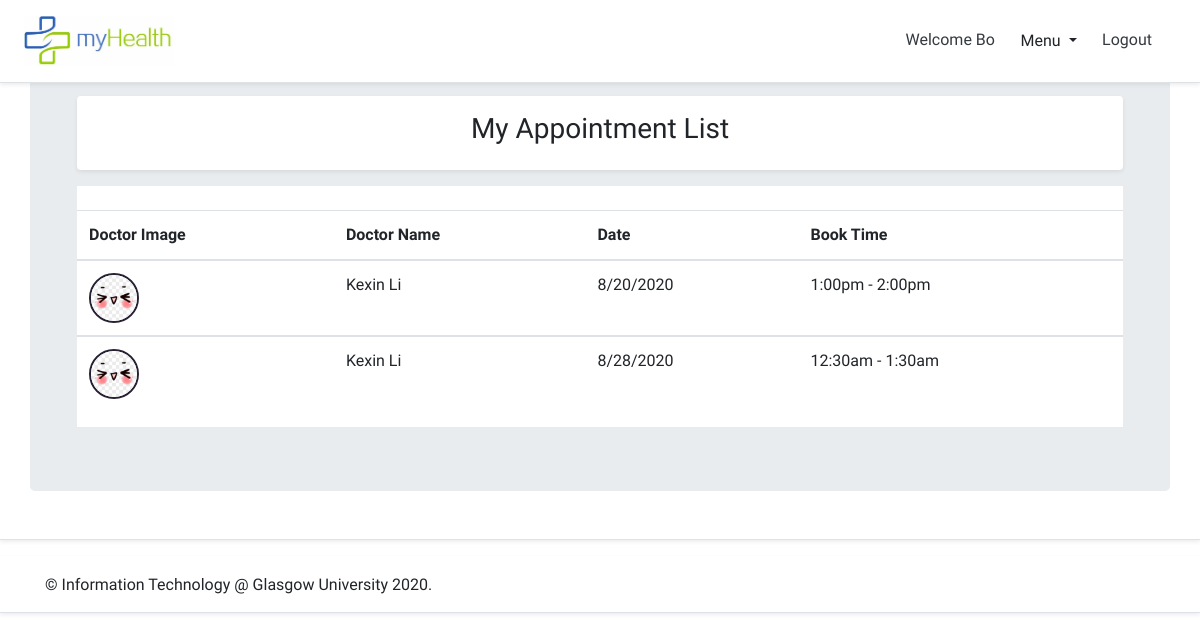
Page /myhealth/patient_appointment/ (signed in) on the earlier database version.
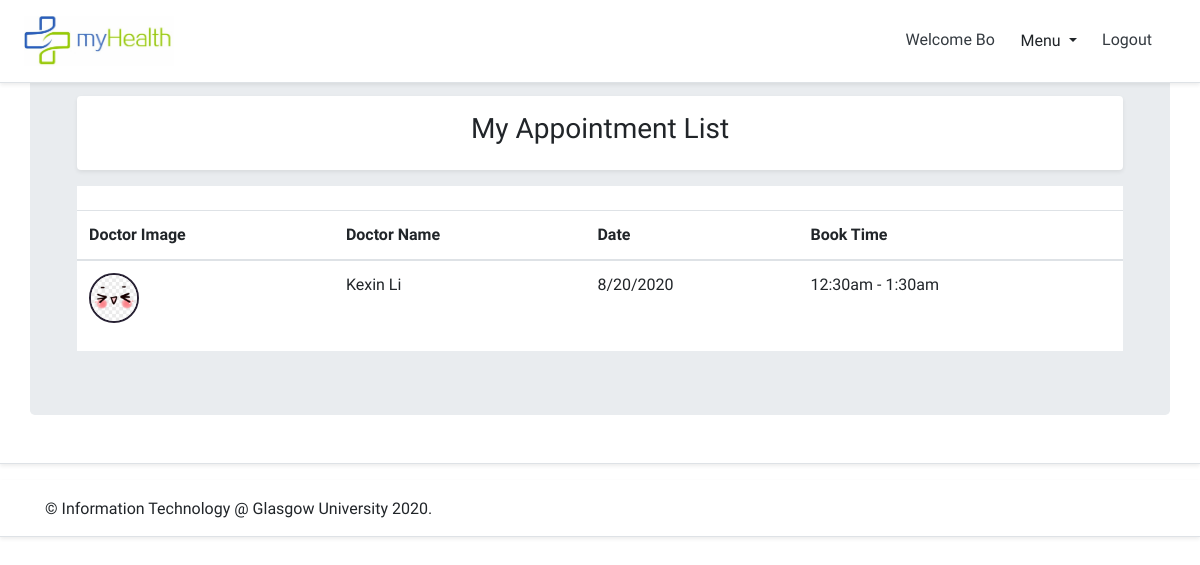
Same page on the later database version.
### myhealth/models.py (models this page shows, shortened)
class Appointment(models.Model):
    user = models.ForeignKey(get_user_model(),blank=True, null=True,on_delete=models.DO_NOTHING)
    date = models.CharField(max_length=50)
    time_start = models.CharField(max_length=50)
    time_end = models.CharField(max_length=50)
    appointment_with=models.CharField(max_length=50,blank=True)

class User(AbstractBaseUser, PermissionsMixin):
    email = models.EmailField(max_length=254, unique=True)
    GPNO = models.CharField(max_length=10, default='', unique=True)
    first_name = models.CharField(max_length=30, blank=True)
    last_name = models.CharField(max_length=30, blank=True)
    is_staff = models.BooleanField(default=False)
    is_superuser = models.BooleanField(default=False)
    is_patient = models.BooleanField(default=False)
    is_doctor = models.BooleanField(default=False)
    is_admin = models.BooleanField(default=False)
    is_active = models.BooleanField(default=True)
    last_login = models.DateTimeField(null=True, blank=True)
    date_joined = models.DateTimeField(auto_now_add=True)
    USERNAME_FIELD = 'email'
    EMAIL_FIELD = 'email'
    REQUIRED_FIELDS = ['GPNO','first_name','last_name']
    objects = UserManager()
    def get_user(self):
        return self.first_name +"  "+self.last_name+" (GPNO: " +self.GPNO + ")"

class DoctorProfile(models.Model):
    user = models.OneToOneField(get_user_model(), related_name='doctorprofile', on_delete=models.CASCADE)
    staffID = models.CharField(max_length=10, default='', unique=True)
    GENDER_CHOICES = (
        (0, '------------'),
        (1, 'female'),
        (2, 'male'),
    )
    gender = models.IntegerField(choices=GENDER_CHOICES, default=0)
    birth = models.DateField(blank=True, null=True)
    address = models.CharField(max_length=255, blank=True, null=True)
    work_address = models.CharField(max_length=255, blank=True, null=True)
    tel = models.CharField(max_length=20, blank=True, null=True)
    direction = models.CharField(max_length=255, blank=True, null=True)
    description = models.CharField(max_length=255, blank=True, null=True)
    image = models.ImageField(default='default.jpg',upload_to='profile_pics')

### myhealth/views.py (the view)
# urls.py: path('patient_appointment/', views.patient_appointment,name='patient_appointment'),
@login_required
def patient_appointment(request):
    context_dict = {}
    name=request.user.get_user()
    appointment_list = Appointment.objects.all().order_by("-id").filter(appointment_with=name)
    context_dict['appoints'] = appointment_list
    return render(request, "myhealth/patientAppointment.html", context=context_dict )

### templates/myhealth/patientAppointment.html (shortened to what this page needs)
{% extends "myhealth/base.html" %}
{% load staticfiles %}
{% block content %}
<div class="my-3 p-3 bg-white rounded shadow-sm">
  <section class="text-center">
    <h3>My Appointment List</h3>
  </section>
</div>
<div>
  <div class="table-responsive bg-white">
    <br>
    <table class="table">
      <thead>
        <tr>
          <th>Doctor Image</th>
          <th>Doctor Name</th>
          <th>Date</th>
          <th>Book Time</th>
        </tr>
      </thead>
      {% for appoint in appoints %}
      <tbody>
        <tr>
          <td><img class="card_image" style="height:50px; width:50px; margin-top: 0px;"
              src="{{appoint.user.doctorprofile.image.url}}"></td>
          <td>{{appoint.user.first_name}} {{appoint.user.last_name}}</th>
          <td>{{appoint.date}}</td>
          <td>
            {{appoint.time_start}} - {{appoint.time_end}}
          </td>
        </tr>
      </tbody>
      {% endfor %}
    </table>
  </div>
</div>
{% endblock content %}

Differences in the rows shown:
removed Appointment: user.doctorprofile.image (picture), user.first_name "Kexin", user.last_name "Li", date "8/20/2020", time_start "1:00pm", time_end "2:00pm"
removed Appointment: user.doctorprofile.image (picture), user.first_name "Kexin", user.last_name "Li", date "8/28/2020", time_start "12:30am", time_end "1:30am"
added Appointment: user.doctorprofile.image (picture), user.first_name "Kexin", user.last_name "Li", date "8/20/2020", time_start "12:30am", time_end "1:30am"
